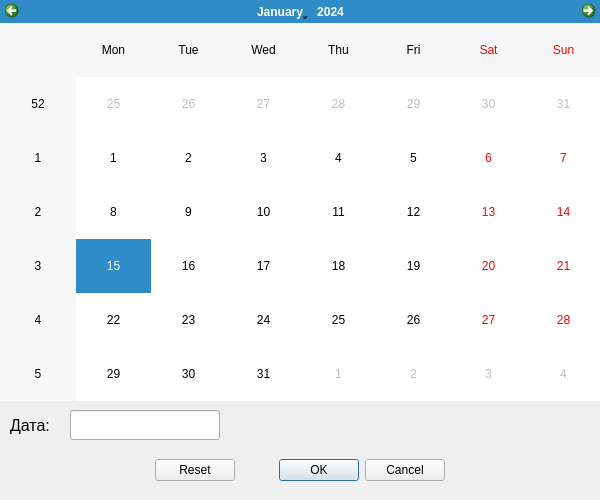
<?xml version="1.0" encoding="UTF-8"?>
<ui version="4.0">
 <class>Dialog</class>
 <widget class="QDialog" name="Dialog">
  <property name="geometry">
   <rect>
    <x>0</x>
    <y>0</y>
    <width>600</width>
    <height>500</height>
   </rect>
  </property>
  <property name="windowTitle">
   <string>Dialog</string>
  </property>
  <widget class="QDialogButtonBox" name="Boxbtn">
   <property name="geometry">
    <rect>
     <x>155</x>
     <y>450</y>
     <width>290</width>
     <height>40</height>
    </rect>
   </property>
   <property name="orientation">
    <enum>Qt::Horizontal</enum>
   </property>
   <property name="standardButtons">
    <set>QDialogButtonBox::Cancel|QDialogButtonBox::Ok|QDialogButtonBox::Reset</set>
   </property>
  </widget>
  <widget class="QCalendarWidget" name="calendar">
   <property name="geometry">
    <rect>
     <x>0</x>
     <y>0</y>
     <width>601</width>
     <height>401</height>
    </rect>
   </property>
  </widget>
  <widget class="QLineEdit" name="changedDate">
   <property name="geometry">
    <rect>
     <x>70</x>
     <y>410</y>
     <width>150</width>
     <height>30</height>
    </rect>
   </property>
  </widget>
  <widget class="QLabel" name="label">
   <property name="geometry">
    <rect>
     <x>10</x>
     <y>410</y>
     <width>50</width>
     <height>30</height>
    </rect>
   </property>
   <property name="font">
    <font>
     <pointsize>12</pointsize>
    </font>
   </property>
   <property name="text">
    <string>Дата:</string>
   </property>
  </widget>
 </widget>
 <resources/>
 <connections>
  <connection>
   <sender>Boxbtn</sender>
   <signal>accepted()</signal>
   <receiver>Dialog</receiver>
   <slot>accept()</slot>
   <hints>
    <hint type="sourcelabel">
     <x>248</x>
     <y>254</y>
    </hint>
    <hint type="destinationlabel">
     <x>157</x>
     <y>274</y>
    </hint>
   </hints>
  </connection>
  <connection>
   <sender>Boxbtn</sender>
   <signal>rejected()</signal>
   <receiver>Dialog</receiver>
   <slot>reject()</slot>
   <hints>
    <hint type="sourcelabel">
     <x>316</x>
     <y>260</y>
    </hint>
    <hint type="destinationlabel">
     <x>286</x>
     <y>274</y>
    </hint>
   </hints>
  </connection>
 </connections>
</ui>
